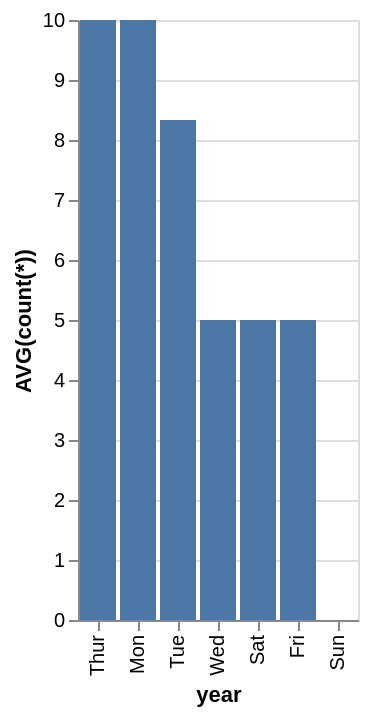

Here is the Vega-Lite specification saved for this chart:
### Vega-Lite specification from a JSON file in a GitHub repository (floating-point values rounded to 4 significant figures)
{"data": {"values": [{"x_data": "Thur", "y_data": 10}, {"x_data": "Mon", "y_data": 10}, {"x_data": "Tue", "y_data": 8.333}, {"x_data": "Wed", "y_data": 5}, {"x_data": "Sat", "y_data": 5}, {"x_data": "Fri", "y_data": 5}, {"x_data": "Sun", "y_data": 0}]}, "mark": "bar", "encoding": {"x": {"field": "x_data", "type": "nominal", "title": "year", "sort": {"op": "sum", "field": "y_data", "order": "descending"}}, "y": {"field": "y_data", "type": "quantitative", "title": "AVG(count(*))"}}}
